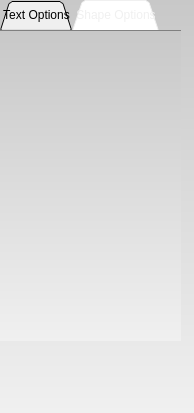
<?xml version="1.0" encoding="UTF-8"?>
<ui version="4.0">
 <class>PropertyView</class>
 <widget class="QFrame" name="PropertyView">
  <property name="geometry">
   <rect>
    <x>0</x>
    <y>0</y>
    <width>194</width>
    <height>413</height>
   </rect>
  </property>
  <property name="windowTitle">
   <string>Frame</string>
  </property>
  <property name="styleSheet">
   <string notr="true">QFrame {
background-color: qlineargradient(spread:pad, x1:0, y1:0, x2:0, y2:1, stop:0 rgba(200, 200, 200, 255), stop:1 rgba(240, 240, 240, 255));
border-color: rgb(188, 188, 188);
border: 0px solid;
margin: 0; 
padding: 0
;}</string>
  </property>
  <widget class="QTabWidget" name="tabWidget">
   <property name="geometry">
    <rect>
     <x>0</x>
     <y>0</y>
     <width>181</width>
     <height>341</height>
    </rect>
   </property>
   <property name="styleSheet">
    <string notr="true">QTabWidget:pane {
	border-top: 1px solid #808080;
	position: absolute;
	top: 0em;
}

QTabBar::tab {
      background: qlineargradient(x1: 0, y1: 0, x2: 0, y2: 1,
                                  stop: 0 #E1E1E1, stop: 0.4 #DDDDDD,
                                  stop: 0.5 #D8D8D8, stop: 1.0 #D3D3D3);
      border: 1px solid #a4a4a3;
      border-bottom-color: #a2a7aB; /* same as the pane color */
      border-top-left-radius: 4px;
      border-top-right-radius: 4px;
	 height: 24px;
      min-width: 8ex;
      padding: 2px;
  }

  QTabBar::tab:selected, QTabBar::tab:hover {
      background: qlineargradient(x1: 0, y1: 0, x2: 0, y2: 1,
                                  stop: 0 #fafafa, stop: 0.4 #f4f4f4,
                                  stop: 0.5 #e7e7e7, stop: 1.0 #fafafa);
  }

  QTabBar::tab:selected {
      background: qlineargradient(x1: 0, y1: 0, x2: 0, y2: 1,
                                  stop: 0 #5a5afa, stop: 0.4 #5454f4,
                                  stop: 0.5 #4747e7, stop: 1.0 #5a5afa);
      color: #f0f0f0;
  }
</string>
   </property>
   <property name="tabShape">
    <enum>QTabWidget::Triangular</enum>
   </property>
   <property name="currentIndex">
    <number>1</number>
   </property>
   <property name="elideMode">
    <enum>Qt::ElideMiddle</enum>
   </property>
   <property name="tabBarAutoHide">
    <bool>true</bool>
   </property>
   <widget class="QWidget" name="textOption">
    <attribute name="title">
     <string>Text Options</string>
    </attribute>
   </widget>
   <widget class="QWidget" name="shapeOption">
    <attribute name="title">
     <string>Shape Options</string>
    </attribute>
   </widget>
  </widget>
 </widget>
 <resources/>
 <connections/>
</ui>
